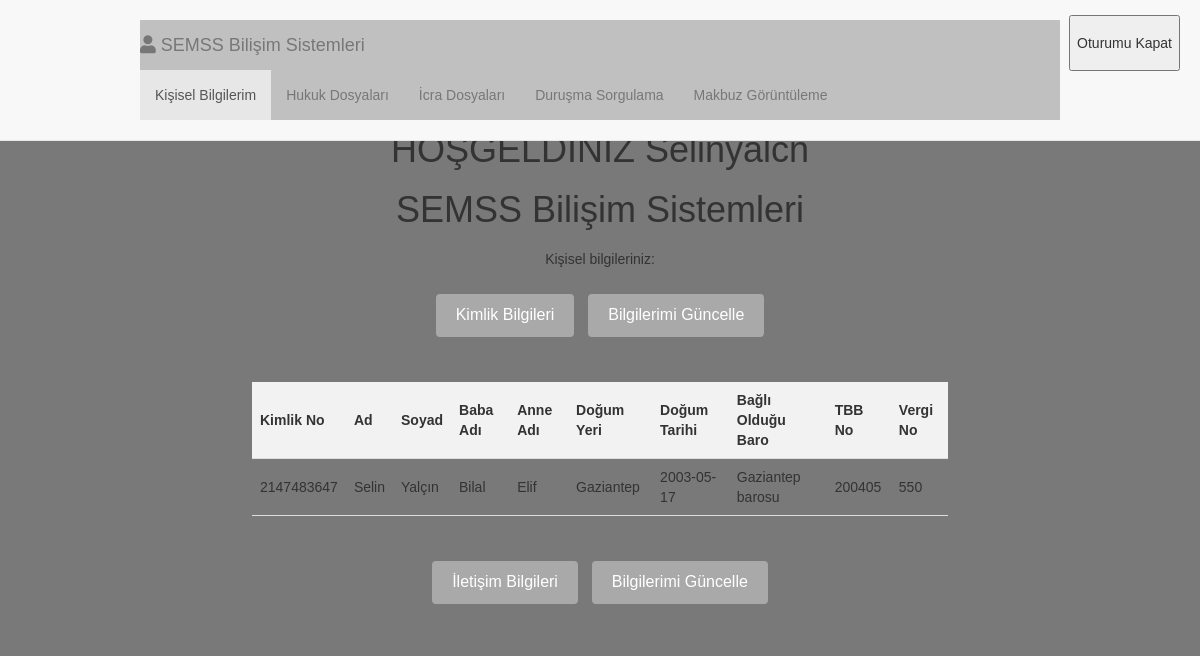
The app's page /kimlik_bilgileri.php (signed in) with its own data.
### tables this page shows
CREATE TABLE `kimlikbilgileri` (
  `tcNo` bigint(20) NOT NULL,
  `ad` varchar(255) NOT NULL,
  `soyad` varchar(255) NOT NULL,
  `babaAdi` varchar(255) NOT NULL,
  `anneAdi` varchar(255) NOT NULL,
  `dogumYeri` varchar(255) NOT NULL,
  `dogumTarihi` date NOT NULL,
  `bagliBaro` varchar(255) NOT NULL,
  `baroNo` int(11) NOT NULL,
  `tbbNo` int(11) NOT NULL,
  `vergiNo` int(11) NOT NULL
);

### kimlik_bilgileri.php (the view, shortened to what this page needs)
<?php include "dashboard.php"; ?>
<!DOCTYPE html>
<html lang="en">
<head>
</head>
<body>
    <div class="container">
        <h1 class="welcome">HOŞGELDİNİZ  <?php echo $username; ?> </h1>
        <h1 class="welcome"> SEMSS Bilişim Sistemleri</h1>
        <p class="welcome">Kişisel bilgileriniz:</p>
        <div class="button-container">
            <button onclick="location.href='/final_projesi/kimlik_bilgileri.php'">Kimlik Bilgileri</button>
            <button onclick="location.href='/final_projesi/bilgilerimi_guncelle.php'">Bilgilerimi Güncelle</button>
        </div>
<!DOCTYPE html>
<html lang="en">
<head>
</head>
<body>
    <div class="container">
        <?php
$servername = "localhost";
$username = "root";
$password = "";
$dbname = "final_projesi";
$conn = new mysqli($servername, $username, $password, $dbname);
$tcNo = $_SESSION['tcNo'];
$sql = "SELECT * FROM kimlikbilgileri WHERE tcNo = ?";
$stmt = $conn ->prepare($sql);
$stmt->bind_param('s', $tcNo);
$stmt->execute();
$result = $stmt->get_result();
        if ($result->num_rows > 0) {
            echo "<table>
                    <tr>
                        <th>Kimlik No</th>
                        <th>Ad</th>
                        <th>Soyad</th>
                        <th>Baba Adı</th>
                        <th>Anne Adı</th>
                        <th>Doğum Yeri</th>
                        <th>Doğum Tarihi</th>
                        <th>Bağlı Olduğu Baro</th>
                        <th>TBB No</th>
                        <th>Vergi No</th>
                    </tr>";
            while($row = $result->fetch_assoc()) {
                echo "<tr>
                        <td>".$row["tcNo"]."</td>
                        <td>".$row["ad"]."</td>
                        <td>".$row["soyad"]."</td>
                        <td>".$row["babaAdi"]."</td>
                        <td>".$row["anneAdi"]."</td>
                        <td>".$row["dogumYeri"]."</td>
                        <td>".$row["dogumTarihi"]."</td>
                        <td>".$row["bagliBaro"]."</td>
                        <td>".$row["tbbNo"]."</td>
                        <td>".$row["vergiNo"]."</td>
                    </tr>";
            }
            echo "</table>";
        } else {
            echo "Veritabanında kimlik bilgisi bulunamadı.";
        }
        ?>
    </div>
    <div class="button-container">
        <button onclick="location.href='/final_projesi/iletisim_bilgileri.php'">İletişim Bilgileri</button>
        <button onclick="location.href='/final_projesi/bilgilerimi_guncelle2.php'">Bilgilerimi Güncelle</button>
        </div>
</body>
</html>

### style.css (style rules this page uses)
body { background-color: #3e3939; }
body.admin { min-height: 500px; padding-top: 50px; padding-bottom: 50px; }

### dashboard.php (style rules this page uses)
body { font-family: Arial, sans-serif; background-color: #f2f2f2; margin: 0; padding: 0; }
.container { width: 80%; margin: 0 auto; padding: 20px; }
.welcome { text-align: center; margin-bottom: 20px; }

### kimlik_bilgileri.php (style rules this page uses)
body { font-family: Arial, sans-serif; background-color: #797979; margin: 0; padding: 0; }
.container { width: 80%; margin: 0 auto; padding: 20px; }
.welcome { text-align: center; margin-bottom: 20px; }
.button-container { text-align: center; margin-top: 20px; }
.button-container button { margin: 5px; padding: 10px 20px; font-size: 16px; background-color: #a9a9a9; color: white; border: none; border-radius: 4px; cursor: pointer; }
table { width: 100%; border-collapse: collapse; margin-top: 20px; }
th, td { padding: 8px; text-align: left; border-bottom: 1px solid #ddd; }
th { background-color: #f2f2f2; }

### records on screen
kimlikbilgileri: tcNo "2147483647", ad "Selin", soyad "Yalçın", babaAdi "Bilal", anneAdi "Elif", dogumYeri "Gaziantep", dogumTarihi "2003-05-17", bagliBaro "Gaziantep barosu", tbbNo "200405", vergiNo "550"

### other values on screen
$username "Selinyalcn"
